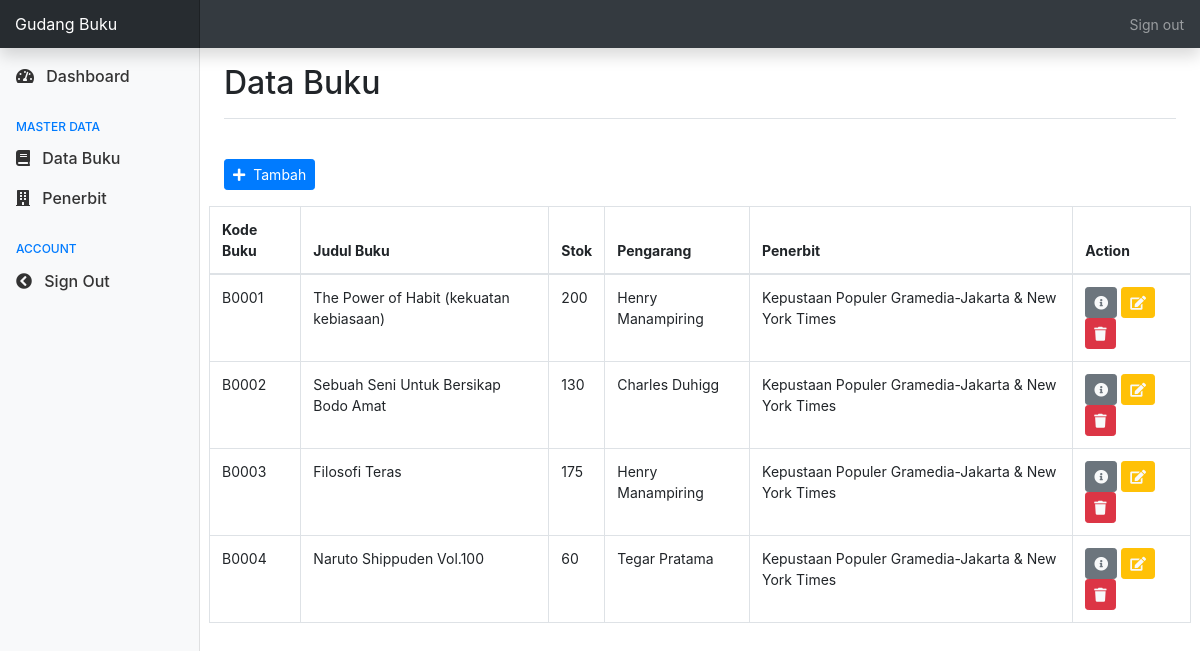
/index.php?page=buku (signed in), run on the app's committed database.
### tables this page shows
CREATE TABLE `buku` (
  `id` int NOT NULL,
  `kode_buku` varchar(5) NOT NULL,
  `judul` varchar(255) NOT NULL,
  `id_pengarang` int NOT NULL,
  `id_penerbit` int NOT NULL,
  `tebal_halaman` int NOT NULL,
  `cetakan` varchar(255) NOT NULL,
  `harga` int NOT NULL,
  `stok` int NOT NULL,
  `deskripsi` text NOT NULL
);

CREATE TABLE `pengarang` (
  `id` int NOT NULL,
  `pengarang` varchar(255) NOT NULL
);

CREATE TABLE `penerbit` (
  `id` int NOT NULL,
  `penerbit` varchar(255) NOT NULL
);

### class/Database.php (called while the page is built, shortened)
<?php
class Database {
   private $host  = 'localhost';
   private $user  = 'root';
   private $pass  = '';
   private $db    = 'inventory';
   protected $connection;
   public function __construct()
   {
      if (!isset($this->connection)) {
			$this->connection = new mysqli($this->host, $this->user, $this->pass, $this->db);
		}
		return $this->connection;
   }
}

### class/Crud.php (called while the page is built, shortened)
<?php
   include_once('Database.php');
   class Crud extends Database {
      public function execute($query)
      {
         while ($row = $query->fetch_assoc()) {
            $rows[] = $row;
         }
         return $rows;
      }
      public function getBook()
      {
         $query = $this->connection->query(
               "SELECT buku.id, buku.kode_buku, buku.judul, buku.stok, pengarang.pengarang, penerbit.penerbit
               FROM buku JOIN pengarang ON buku.id_pengarang=pengarang.id
               JOIN penerbit ON buku.id_penerbit = penerbit.id"
            );
         return $this->execute($query);
      }
   }

### buku.php (the view, shortened to what this page needs)
<?php
   $crud = new Crud();
   $result = $crud->getBook();
?>
<div class="d-flex justify-content-between flex-wrap flex-md-nowrap align-items-center pt-3 pb-2 mb-3 border-bottom">
   <h1 class="h2">Data Buku</h1>
</div>
<div class="row mt-4">
   <div class="col">
      <a href="index.php?page=create-book" class="btn btn-primary btn-sm"><i class="fas fa-plus mr-2"></i>Tambah</a>
</div>
<table class="table table-bordered mt-3">
   <thead>
      <tr>
         <th scope="col">Kode Buku</th>
         <th scope="col">Judul Buku</th>
         <th scope="col">Stok</th>
         <th scope="col">Pengarang</th>
         <th scope="col">Penerbit</th>
         <th scope="col" style="width:  12%">Action</th>
      </tr>
   </thead>
   <tbody>
      <?php $no = 1; foreach($result as $r) : ?>
      <tr>
         <td><?= $r['kode_buku'] ?></td>
         <td><?= $r['judul'] ?></td>
         <td><?= $r['stok'] ?></td>
         <td><?= $r['pengarang'] ?></td>
         <td><?= $r['penerbit'] ?></td>
         <td>
            <a href="index.php?id=<?= $r['id'] ?>&page=detail-buku" class="btn btn-secondary btn-sm  text-light"><i class="fas fa-info-circle"></i></a>
            <a href="index.php?id=<?= $r['id'] ?>&page=update-buku" class="btn btn-warning btn-sm text-light"><i class="fas fa-edit"></i></a>
            <a href="index.php?id=<?= $r['id'] ?>&page=delete-buku" class="btn btn-danger btn-sm text-light"><i class="fas fa-trash"></i></a>
         </td>
      </tr>
      <?php endforeach ?>
   </tbody>
</table>

### index.php (shortened to what this page needs)
<!doctype html>
<html lang="en">
   <head>
      <link href="assets/vendors/bootstrap/css/bootstrap.min.css" rel="stylesheet">
      <link href="assets/vendors/fontawesome/css/all.min.css" rel="stylesheet">
      <link href="assets/css/style.css" rel="stylesheet">
      <link href="assets/css/dashboard.css" rel="stylesheet">
  </head>
  <body>
      <?php include('templates/navbar.php') ?>
      <div class="container-fluid">
         <div class="row">
            <?php include('templates/sidebar.php') ?>
            <main role="main" class="col-md-9 ml-sm-auto col-lg-10 px-4">
               <?php
                  if(isset($_GET['page'])) {
                     $page = $_GET['page'];
                     include($page . '.php');
                  }else {
                     include('home.php');
                  }
               ?>
            </main>
         </div>
      </div>
   </body>
</html>

### templates/navbar.php
<nav class="navbar navbar-dark fixed-top bg-dark flex-md-nowrap p-0 shadow">
   <a class="navbar-brand col-sm-3 col-md-2 mr-0" href="#">Gudang Buku </a>
   <ul class="navbar-nav px-3">
      <li class="nav-item text-nowrap">
         <a class="nav-link" href="logout.php">Sign out</a>
      </li>
   </ul>
</nav>

### templates/sidebar.php (shortened to what this page needs)
<nav class="col-md-2 d-none d-md-block bg-light sidebar">
   <div class="sidebar-sticky">
      <ul class="nav flex-column">
         <li class="nav-item">
            <a class="nav-link" href="index.php">
            <i class="fas fa-tachometer-alt mr-2"></i>
            Dashboard <span class="sr-only">(current)</span>
            </a>
         </li>
         <h6 class="sidebar-heading d-flex justify-content-between align-items-center px-3 mt-4 mb-1 text-muted">
            <span class="text-primary">MASTER DATA</span>
         </h6>
         <li class="nav-item">
            <a class="nav-link" href="index.php?page=buku">
            <i class="fas fa-book mr-2"></i>
            Data Buku
            </a>
         </li>
         <li class="nav-item">
            <a class="nav-link" href="index.php?page=penerbit">
            <i class="fas fa-building mr-2"></i>
            Penerbit
            </a>
         </li>
         <h6 class="sidebar-heading d-flex justify-content-between align-items-center px-3 mt-4 mb-1 text-muted">
            <span class="text-primary">Account</span>
         </h6>
         <li class="nav-item">
            <a class="nav-link" href="logout.php">
            <i class="fas fa-chevron-circle-left mr-2"></i>
            Sign Out
            </a>
         </li>
      </ul>
   </div>
</nav>

### assets/css/dashboard.css (style rules this page uses)
body { font-size: .875rem; }
.sidebar { position: fixed; top: 0; bottom: 0; left: 0; z-index: 100; padding: 48px 0 0; box-shadow: inset -1px 0 0 rgba(0, 0, 0, .1); }
.sidebar-sticky { position: relative; top: 0; height: calc(100vh - 48px); padding-top: .5rem; overflow-x: hidden; overflow-y: auto; }
.sidebar .nav-link { font-weight: 500; font-size: 16px; color: #333; }
.sidebar-heading { font-size: .75rem; text-transform: uppercase; }
[role="main"] { padding-top: 133px; }
@media (min-width: 768px) { [role="main"] { padding-top: 48px; } }
.navbar-brand { padding-top: .75rem; padding-bottom: .75rem; font-size: 1rem; background-color: rgba(0, 0, 0, .25); box-shadow: inset -1px 0 0 rgba(0, 0, 0, .25); }

### data on the page
buku: kode_buku "B0001", judul "The Power of Habit (kekuatan kebiasaan)", stok "200", id_pengarang.pengarang "Henry Manampiring", id_penerbit.penerbit "Kepustaan Populer Gramedia-Jakarta & New York Times"
buku: kode_buku "B0002", judul "Sebuah Seni Untuk Bersikap Bodo Amat", stok "130", id_pengarang.pengarang "Charles Duhigg", id_penerbit.penerbit "Kepustaan Populer Gramedia-Jakarta & New York Times"
buku: kode_buku "B0003", judul "Filosofi Teras", stok "175", id_pengarang.pengarang "Henry Manampiring", id_penerbit.penerbit "Kepustaan Populer Gramedia-Jakarta & New York Times"
buku: kode_buku "B0004", judul "Naruto Shippuden Vol.100", stok "60", id_pengarang.pengarang "Tegar Pratama", id_penerbit.penerbit "Kepustaan Populer Gramedia-Jakarta & New York Times"
